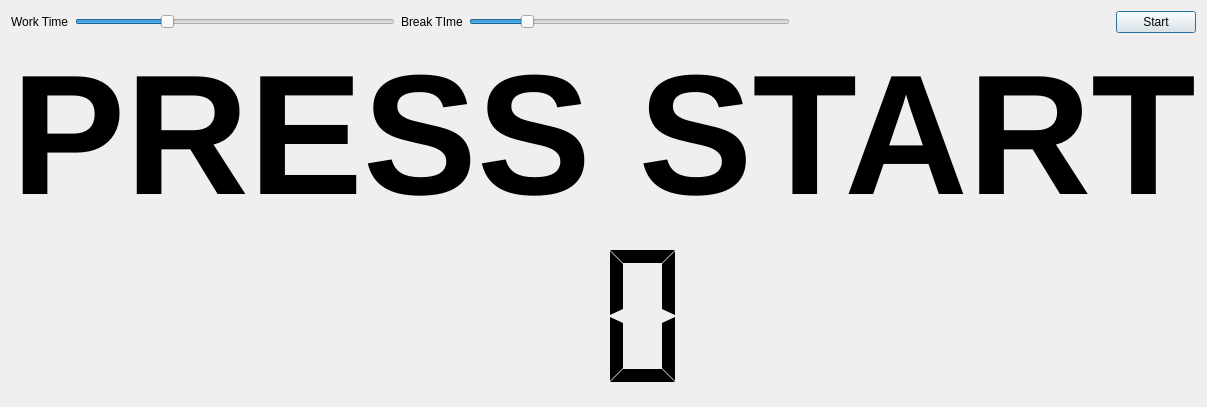
<?xml version="1.0" encoding="UTF-8"?>
<ui version="4.0">
 <class>MainWindow</class>
 <widget class="QMainWindow" name="MainWindow">
  <property name="geometry">
   <rect>
    <x>0</x>
    <y>0</y>
    <width>979</width>
    <height>407</height>
   </rect>
  </property>
  <property name="font">
   <font>
    <weight>50</weight>
    <italic>false</italic>
    <bold>false</bold>
    <kerning>true</kerning>
   </font>
  </property>
  <property name="windowTitle">
   <string>WORK</string>
  </property>
  <property name="tabShape">
   <enum>QTabWidget::Rounded</enum>
  </property>
  <property name="unifiedTitleAndToolBarOnMac">
   <bool>false</bool>
  </property>
  <widget class="QWidget" name="centralWidget">
   <layout class="QVBoxLayout" name="verticalLayout">
    <item>
     <layout class="QHBoxLayout" name="horizontalLayout">
      <item>
       <widget class="QLabel" name="labelWorkTime">
        <property name="text">
         <string>Work Time</string>
        </property>
       </widget>
      </item>
      <item>
       <widget class="QSlider" name="sliderWorkTime">
        <property name="maximum">
         <number>90</number>
        </property>
        <property name="value">
         <number>25</number>
        </property>
        <property name="orientation">
         <enum>Qt::Horizontal</enum>
        </property>
        <property name="invertedAppearance">
         <bool>false</bool>
        </property>
        <property name="invertedControls">
         <bool>false</bool>
        </property>
        <property name="tickPosition">
         <enum>QSlider::NoTicks</enum>
        </property>
       </widget>
      </item>
      <item>
       <widget class="QLabel" name="labelBreakTime">
        <property name="text">
         <string>Break TIme</string>
        </property>
       </widget>
      </item>
      <item>
       <widget class="QSlider" name="sliderBreakTime">
        <property name="maximum">
         <number>30</number>
        </property>
        <property name="value">
         <number>5</number>
        </property>
        <property name="orientation">
         <enum>Qt::Horizontal</enum>
        </property>
       </widget>
      </item>
      <item>
       <spacer name="horizontalSpacer">
        <property name="orientation">
         <enum>Qt::Horizontal</enum>
        </property>
        <property name="sizeHint" stdset="0">
         <size>
          <width>40</width>
          <height>20</height>
         </size>
        </property>
       </spacer>
      </item>
      <item>
       <widget class="QPushButton" name="startButton">
        <property name="font">
         <font>
          <weight>50</weight>
          <bold>false</bold>
         </font>
        </property>
        <property name="text">
         <string>Start</string>
        </property>
        <property name="autoDefault">
         <bool>false</bool>
        </property>
        <property name="default">
         <bool>true</bool>
        </property>
        <property name="flat">
         <bool>false</bool>
        </property>
       </widget>
      </item>
     </layout>
    </item>
    <item>
     <widget class="QLabel" name="labelActivity">
      <property name="font">
       <font>
        <pointsize>128</pointsize>
        <weight>75</weight>
        <bold>true</bold>
       </font>
      </property>
      <property name="layoutDirection">
       <enum>Qt::LeftToRight</enum>
      </property>
      <property name="frameShape">
       <enum>QFrame::NoFrame</enum>
      </property>
      <property name="frameShadow">
       <enum>QFrame::Plain</enum>
      </property>
      <property name="text">
       <string>PRESS START</string>
      </property>
      <property name="textFormat">
       <enum>Qt::AutoText</enum>
      </property>
      <property name="scaledContents">
       <bool>false</bool>
      </property>
      <property name="alignment">
       <set>Qt::AlignCenter</set>
      </property>
     </widget>
    </item>
    <item>
     <widget class="QLCDNumber" name="lcdNumber">
      <property name="font">
       <font>
        <pointsize>96</pointsize>
        <weight>50</weight>
        <bold>false</bold>
       </font>
      </property>
      <property name="frameShape">
       <enum>QFrame::NoFrame</enum>
      </property>
      <property name="digitCount">
       <number>2</number>
      </property>
      <property name="segmentStyle">
       <enum>QLCDNumber::Flat</enum>
      </property>
     </widget>
    </item>
   </layout>
  </widget>
 </widget>
 <layoutdefault spacing="6" margin="11"/>
 <resources/>
 <connections/>
</ui>
